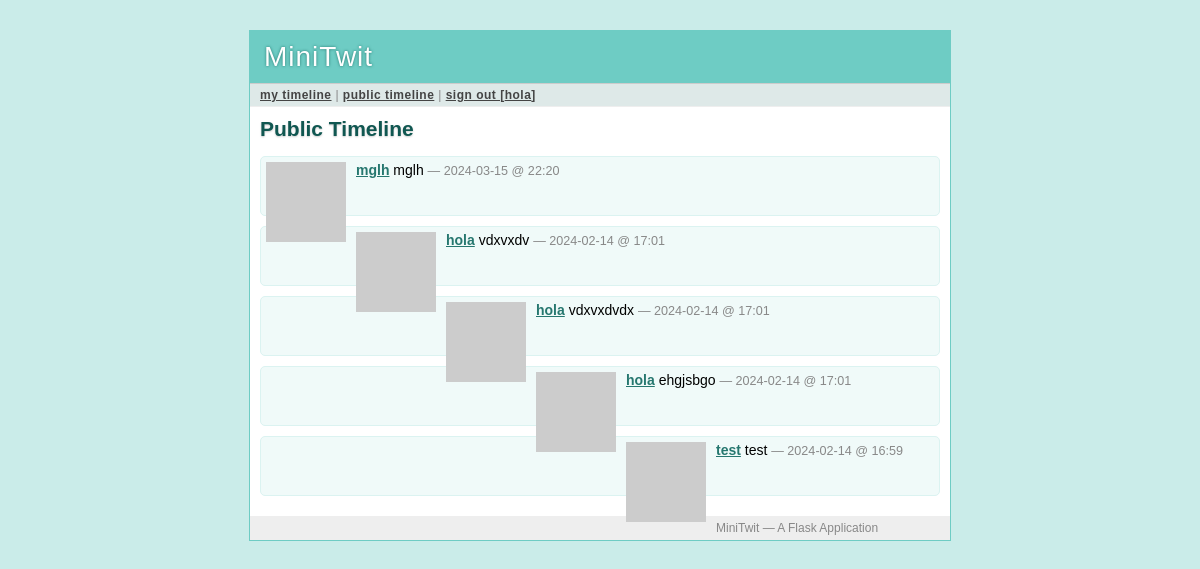
The app's page /public (signed in) with its own data.
### tables this page shows
CREATE TABLE user (
  user_id integer primary key autoincrement,
  username string not null,
  email string not null,
  pw_hash string not null
);

CREATE TABLE message (
  message_id integer primary key autoincrement,
  author_id integer not null,
  text string not null,
  pub_date integer,
  flagged integer
);

### minitwit.py (the view)
@app.route('/public')
def public_timeline():
    query = '''
        select message.*, user.* from message, user
        where message.flagged = 0 and message.author_id = user.user_id
        order by message.pub_date desc limit ?'''
    messages = query_db(query, [PER_PAGE])
    return render_template('timeline.html', messages=messages)

### minitwit.py (called while the page is built)
def connect_db():
    return sqlite3.connect(DATABASE)

def query_db(query, args=(), one=False):
    cur = g.db.execute(query, args)
    rv = [dict((cur.description[idx][0], value)
               for idx, value in enumerate(row)) for row in cur.fetchall()]
    return (rv[0] if rv else None) if one else rv

def format_datetime(timestamp):
    return datetime.utcfromtimestamp(timestamp).strftime('%Y-%m-%d @ %H:%M')

def gravatar_url(email, size=80):
    return 'http://www.gravatar.com/avatar/%s?d=identicon&s=%d' % \
        (md5(email.strip().lower().encode('utf-8')).hexdigest(), size)

@app.before_request
def before_request():
    g.db = connect_db()
    g.user = None
    if 'user_id' in session:
        g.user = query_db('select * from user where user_id = ?',
                          [session['user_id']], one=True)

@app.after_request
def after_request(response):
    g.db.close()
    return response

### templates/timeline.html (shortened to what this page needs)
{% extends "layout.html" %}
{% block title %}
  {% if request.endpoint == 'public_timeline' %}
    Public Timeline
  {% elif request.endpoint == 'user_timeline' %}
    {{ profile_user.username }}'s Timeline
  {% else %}
    My Timeline
  {% endif %}
{% endblock %}
{% block body %}
  <h2>{{ self.title() }}</h2>
  <ul class=messages>
  {% for message in messages %}
    <li><img src="{{ message.email|gravatar(size=48) }}"><p>
      <strong><a href="{{ url_for('user_timeline', username=message.username)
      }}">{{ message.username }}</a></strong>
      {{ message.text }}
      <small>&mdash; {{ message.pub_date|datetimeformat }}</small>
  {% else %}
    <li><em>There's no message so far.</em>
  {% endfor %}
  </ul>
{% endblock %}

### templates/layout.html (shortened to what this page needs)
<!doctype html>
<link rel=stylesheet type=text/css href="{{ url_for('static', filename='style.css') }}">
<div class=page>
  <h1>MiniTwit</h1>
  <div class=navigation>
  {% if g.user %}
    <a href="{{ url_for('timeline') }}">my timeline</a> |
    <a href="{{ url_for('public_timeline') }}">public timeline</a> |
    <a href="{{ url_for('logout') }}">sign out [{{ g.user.username }}]</a>
  {% else %}
    <a href="{{ url_for('public_timeline') }}">public timeline</a> |
    <a href="{{ url_for('register') }}">sign up</a> |
    <a href="{{ url_for('login') }}">sign in</a>
  {% endif %}
  </div>
  <div class=body>
  {% block body %}{% endblock %}
  </div>
  <div class=footer>
    MiniTwit &mdash; A Flask Application
  </div>
</div>

### static/style.css (style rules this page uses)
a { color: #26776F; }
div.page { background: white; border: 1px solid #6ECCC4; width: 700px; margin: 30px auto; }
div.page h1 { background: #6ECCC4; margin: 0; padding: 10px 14px; color: white; letter-spacing: 1px; text-shadow: 0 0 3px #24776F; font-weight: normal; }
div.page div.navigation { background: #DEE9E8; padding: 4px 10px; border-top: 1px solid #ccc; border-bottom: 1px solid #eee; color: #888; font-size: 12px; letter-spacing: 0.5px; }
div.page div.navigation a { color: #444; font-weight: bold; }
div.page h2 { margin: 0 0 15px 0; color: #105751; text-shadow: 0 1px 2px #ccc; }
div.page div.body { padding: 10px; }
div.page div.footer { background: #eee; color: #888; padding: 5px 10px; font-size: 12px; }
div.page ul.messages { list-style: none; margin: 0; padding: 0; }
div.page ul.messages li { margin: 10px 0; padding: 5px; background: #F0FAF9; border: 1px solid #DBF3F1; -moz-border-radius: 5px; -webkit-border-radius: 5px; min-height: 48px; }
div.page ul.messages p { margin: 0; }
div.page ul.messages li img { float: left; padding: 0 10px 0 0; }
div.page ul.messages li small { font-size: 0.9em; color: #888; }

### records on screen
user: user.username "hola"
message: username "mglh", text "mglh", pub_date "2024-03-15 @ 22:20"
message: username "hola", text "vdxvxdv", pub_date "2024-02-14 @ 17:01"
message: username "hola", text "vdxvxdvdx", pub_date "2024-02-14 @ 17:01"
message: username "hola", text "ehgjsbgo", pub_date "2024-02-14 @ 17:01"
message: username "test", text "test", pub_date "2024-02-14 @ 16:59"
